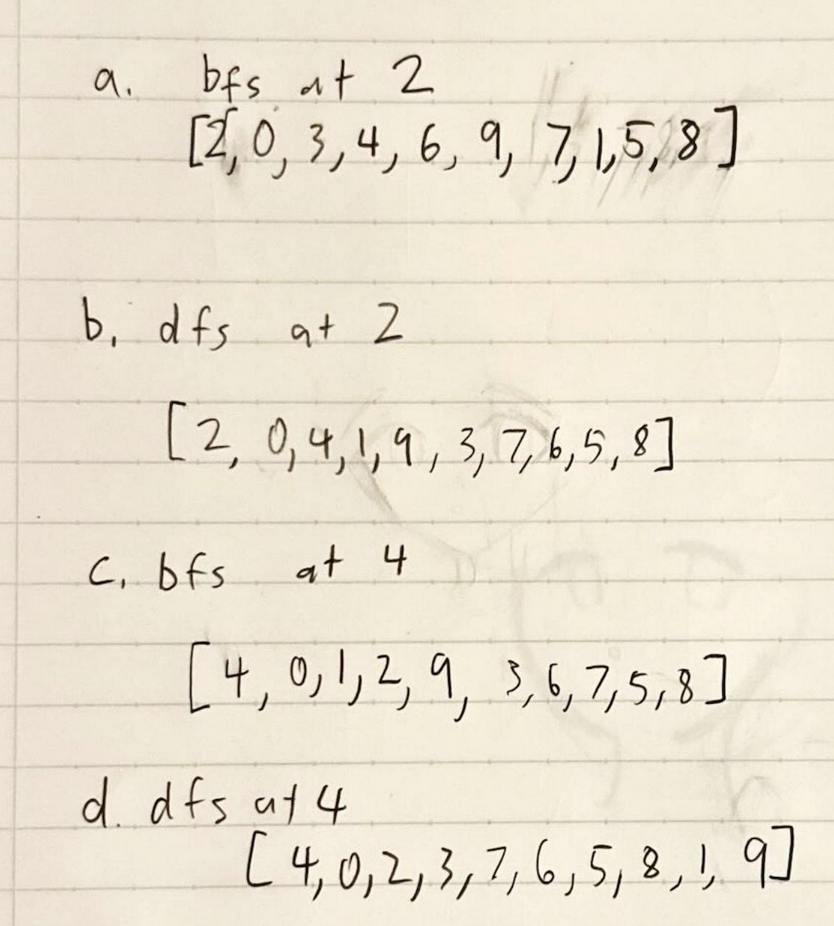
#> input picture handwriting2.png, 834 x 926 px
$ python index.py
#> lines starting #> are read from the running program, lines starting #| are printed output that depends on the picture; after the words box and inside, x2 and y2 are one past the last pixel; in counts of white or black regions, pixels touching at a corner belong together
import cv2
import easyocr

print(easyocr.__version__)
image_path = "handwriting2.png"

# 1. Load image
img = cv2.imread(image_path)
#> img is the input picture: shape (926, 834, 3); mean B, G, R 209.4, 226.8, 234.8

# 2. Preprocess – high-contrast black strokes on white
gray = cv2.cvtColor(img, cv2.COLOR_BGR2GRAY)
# enlarge a bit to help recognition of chunky strokes
gray = cv2.resize(gray, None, fx=1.5, fy=1.5, interpolation=cv2.INTER_CUBIC)
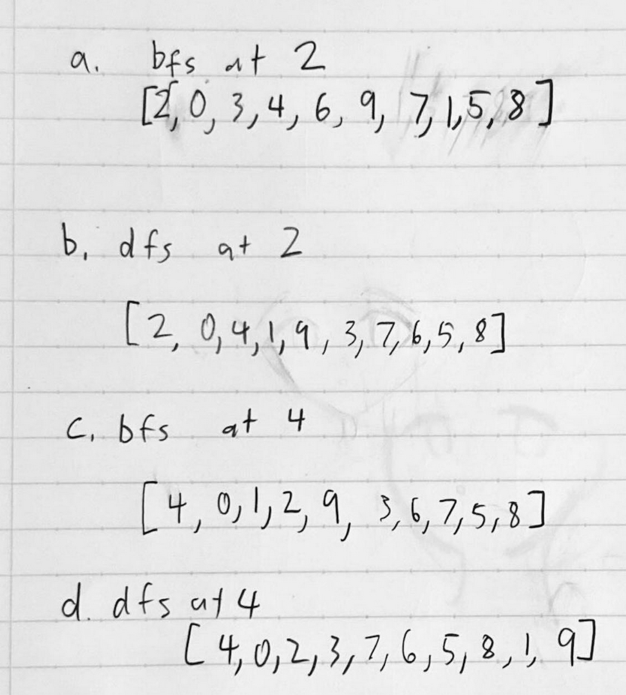
#> gray: shape (1389, 1251) (shown at 1/2 size); min 0, max 255, mean 227.3
blur = cv2.GaussianBlur(gray, (5, 5), 0)
_, thresh = cv2.threshold(
    blur, 0, 255, cv2.THRESH_BINARY + cv2.THRESH_OTSU
)
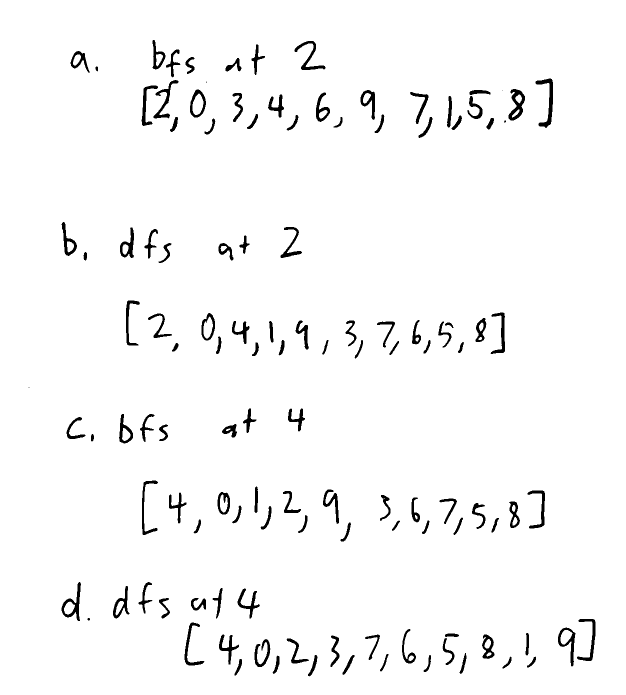
#> thresh: shape (1389, 1251) (shown at 1/2 size); 97.2% white; 123 black regions (4 under 20 px), largest, box (x1, y1, x2, y2) and area: (1071, 157, 1106, 256) 1058, (1017, 178, 1050, 241) 985, (123, 1164, 162, 1242) 912

# 3. OCR reader
#> (the run stopped early here; a loop or call above may not have finished)
